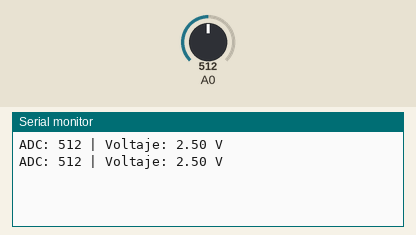
Simulated run of this sketch. Board: Arduino Uno, built with avr-gcc and run on an emulated ATmega328P. On the bench: the last lines printed to the serial monitor. The test bench sets the inputs (shaded band); at power-on: A0 = 512.

Above: at 1.8 s.
1.9 s: A0 set to 716
At 2.7 s:
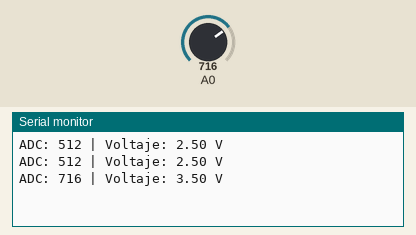
3.4 s: A0 set to 900
At 4.9 s:
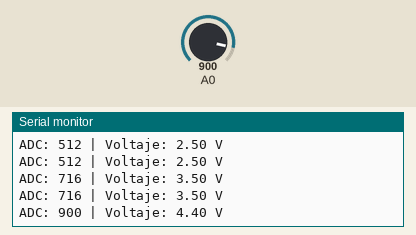
Timing chart, 0 to 6.4 s (numbered marks = the images above; inputs shaded):
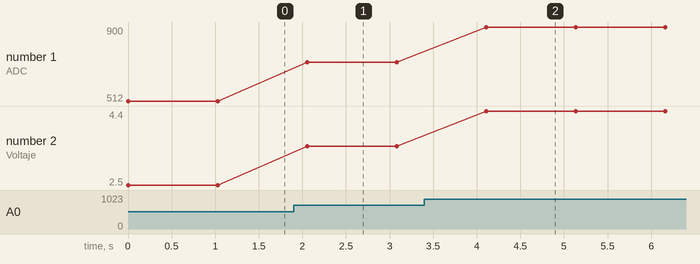

The sketch:

lee_un_sensor_y_lo_manda_por_UART.ino
```cpp
#define F_CPU 16000000UL
#include <avr/io.h>
#include <util/delay.h>
#include <stdlib.h>

// Inicializa UART
void UART_init() {
    uint16_t ubrr = F_CPU/16/9600 - 1;
    UBRR0H = (ubrr >> 8);
    UBRR0L = ubrr;
    UCSR0B = (1 << TXEN0);  // Habilita transmisión
    UCSR0C = (1 << UCSZ01) | (1 << UCSZ00);  // 8 bits de datos, 1 bit stop
}

// Envía un solo caracter
void UART_sendChar(char c) {
    while (!(UCSR0A & (1 << UDRE0)));
    UDR0 = c;
}

// Envía una cadena
void UART_sendString(const char* str) {
    while (*str) {
        UART_sendChar(*str++);
    }
}

// Inicializa ADC (canal 0)
void ADC_init() {
    ADMUX = (1 << REFS0);  // Referencia AVCC, canal ADC0
    ADCSRA = (1 << ADEN) | (1 << ADPS1) | (1 << ADPS0);  // Habilita ADC, prescaler 8
}

// Lee el canal 0 del ADC
uint16_t ADC_read() {
    ADCSRA |= (1 << ADSC);             // Inicia conversión
    while (ADCSRA & (1 << ADSC));      // Espera fin de conversión
    return ADC;
}

int main(void) {
    char buffer[32];
    UART_init();
    ADC_init();

    while (1) {
        uint16_t adc_val = ADC_read();
        float voltage = adc_val * 5.0 / 1023.0;

        dtostrf(voltage, 4, 2, buffer);  // Convierte float a string

        UART_sendString("ADC: ");
        itoa(adc_val, buffer, 10);
        UART_sendString(buffer);
        UART_sendString(" | Voltaje: ");

        dtostrf(voltage, 4, 2, buffer);
        UART_sendString(buffer);
        UART_sendString(" V\r\n");

        _delay_ms(1000);
    }
}
```

Measured:
- after the input at 1.9 s, the serial monitor: prints a new line after 0.15 s (image 1)
- after the input at 3.4 s, the serial monitor: prints a new line after 0.71 s (image 2)
- plotted number 1: 512 → 716 after the input at 1.9 s, 716 → 900 after the input at 3.4 s
- plotted number 2: 2.5 → 3.5 after the input at 1.9 s, 3.5 → 4.4 after the input at 3.4 s
